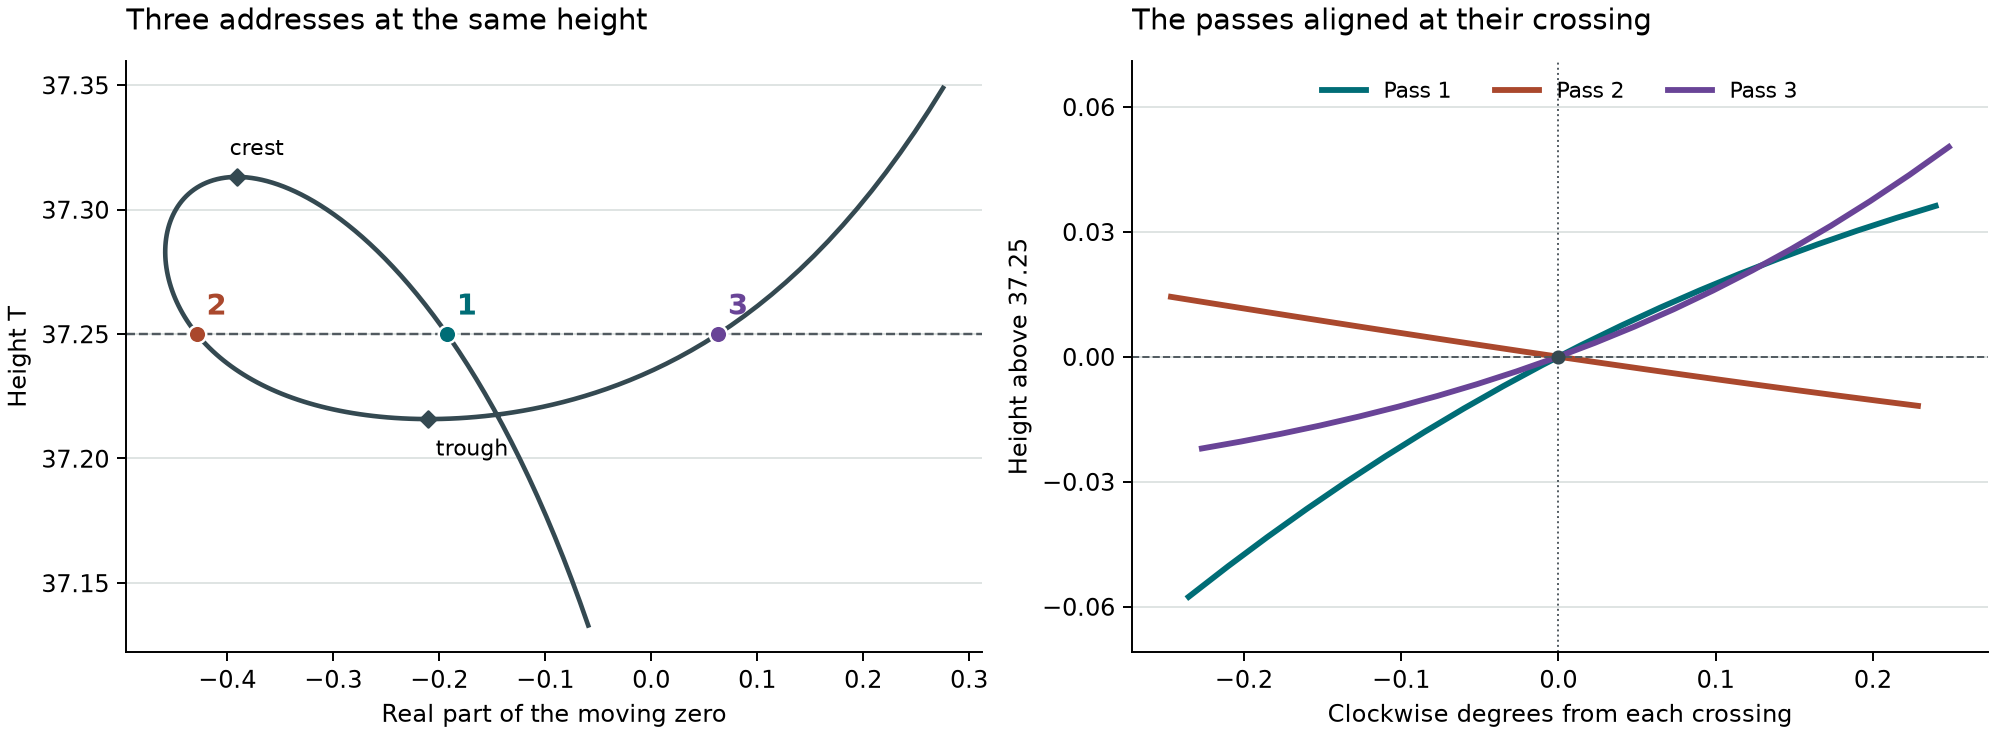

Reproduce this figure in Python.
"""Generate the README figure using the midpoint profile. Requires matplotlib 3.11.2."""
import json
from pathlib import Path

import matplotlib
matplotlib.use("Agg")
from matplotlib import pyplot as plt
from matplotlib.ticker import MaxNLocator


def draw(directory):
    records = json.loads((directory / "compute/jets.json").read_bytes())
    rows = records["profiles"]
    events = [event["mid"] for event in records["events"]]
    passes = events[::2]
    colors = ("#006d76", "#aa482d", "#694497")
    fig, (plane, overlay) = plt.subplots(1, 2, figsize=(11.4, 4.2), layout="constrained")
    for ax in (plane, overlay):
        ax.spines[["top","right"]].set_visible(False)
        ax.grid(axis="y", color="#dae0df", lw=.7)
        ax.set_axisbelow(True)
        ax.yaxis.set_major_locator(MaxNLocator(5))
    plane.axhline(37.25, color="#515a60", lw=1, ls="--")
    plane.plot([r[1] for r in rows], [r[2] for r in rows], color="#344951", lw=1.9)
    for k, (event, color) in enumerate(zip(passes, colors), 1):
        plane.scatter(event["sigma"],event["T"],color=color,edgecolor="white",s=52,zorder=4)
        plane.annotate(str(k), (event["sigma"],event["T"]), xytext=(4,8), textcoords="offset points",
                       color=color, fontsize=12, weight="bold")
        nearby = [r for r in rows if abs(r[0]-event["alpha"]) <= .25]
        overlay.plot([r[0]-event["alpha"] for r in nearby], [r[2]-37.25 for r in nearby],
                     color=color, lw=2.4, label=f"Pass {k}")
    for event, text, offset in [(events[1], "crest", (-3,9)), (events[3], "trough", (3,-15))]:
        plane.scatter(event["sigma"],event["T"],color="#344951",marker="D",s=22)
        plane.annotate(text, (event["sigma"],event["T"]), xytext=offset,textcoords="offset points",fontsize=9)
    plane.set(xlabel="Real part of the moving zero",ylabel="Height T")
    plane.set_title("Three addresses at the same height", loc="left", pad=13)
    overlay.axhline(0, color="#515a60", lw=.8, ls="--")
    overlay.axvline(0, color="#515a60", lw=.8, ls=":")
    overlay.scatter([0], [0], color="#344951", s=23, zorder=4)
    overlay.legend(frameon=False, ncols=3, loc="upper center", fontsize=9)
    overlay.set_title("The passes aligned at their crossing", loc="left", pad=13)
    overlay.set(xlabel="Clockwise degrees from each crossing",ylabel="Height above 37.25",ylim=(-.071,.071))
    fig.savefig(directory / "preview.png", dpi=175, facecolor="white")
    plt.close(fig)


if __name__ == "__main__":
    draw(Path(__file__).resolve().parent)
